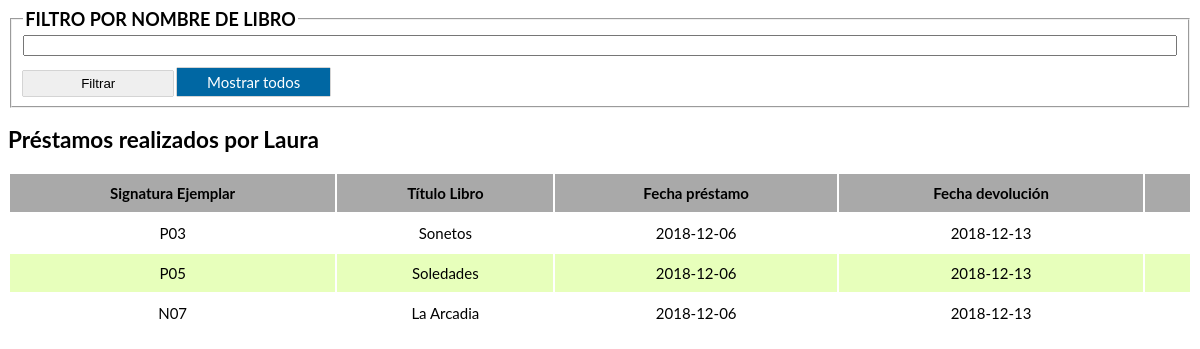
/mostrarPrestamos.php?soc_id=4, run on the app's committed database.
### tables this page shows
CREATE TABLE `Prestamos` (
  `pre_id` int NOT NULL,
  `pre_fecha` date NOT NULL,
  `pre_devolucion` date DEFAULT NULL,
  `pre_socio` int NOT NULL,
  `pre_ejemplar` varchar(15) NOT NULL
);

CREATE TABLE `Libros` (
  `lib_titulo` varchar(50) NOT NULL,
  `lib_genero` varchar(30) NOT NULL,
  `lib_autor` int NOT NULL,
  `lib_isbn` varchar(13) NOT NULL,
  `lib_prestado` int NOT NULL DEFAULT '0',
  `lib_sindevolver` int NOT NULL DEFAULT '0'
);

### Controllers/mostrarPrestamosDispatcher.php (called while the page is built, shortened)
<?php
require_once($_SERVER['DOCUMENT_ROOT'] . '/Ejercicio_1/Controllers/Dispatcher.php');
require_once($_SERVER['DOCUMENT_ROOT'] . '/Ejercicio_1/Models/MySQLConnector.php');
class mostrarPrestamosDispatcher extends Dispatcher
{
    public $idSocio;
    public function __construct($idSocio)
    {
        $this->idSocio = $idSocio;
    }
    public function load($filtrado = '')
    {
        return $this->mySqlConnector->getAllPrestamosBySocioId($this->idSocio, $filtrado);
    }
}

### Controllers/Dispatcher.php (called while the page is built, shortened)
<?php
class Dispatcher
{
    public function __construct()
    {
        $this->mySqlConnector = new MySQLConnector();
    }
}

### Models/MySQLConnector.php (called while the page is built, shortened)
<?php
class MySQLConnector
{
    private $conexion;
    public function __construct()
    {
        $this->conexion             = new mysqli('localhost','super', '123456', 'biblioteca', '3307');
    }
    public function getAllPrestamosBySocioId($idSocio, $filtrado = ''): array
    {
        $filtro = !empty($filtrado) ? ' AND lib_titulo LIKE "%' . $filtrado . '%" ' : '';
        $resultado1 = $this->conexion->query(
            'SELECT soc_nombre AS socio,
                        lib_titulo AS libro,
                        pre_ejemplar AS signatura,
                        pre_id as id,
                        pre_fecha AS prestamo,
                        pre_devolucion AS devolucion
                    FROM prestamos
                    JOIN ejemplares ON pre_ejemplar = eje_signatura
                    JOIN libros ON eje_libro = lib_isbn
                    JOIN socios ON pre_socio = soc_id
                    WHERE pre_socio = ' . $idSocio
                    . $filtro .
                    ' ORDER BY pre_fecha DESC');
        $prestamos = [];
        while($datos = $resultado1->fetch_object())
        {
            $prestamos['socio']                                      = $datos->socio;
            $prestamos['prestamos'][$datos->id]['libro']             = $datos->libro;
            $prestamos['prestamos'][$datos->id]['signatura']         = $datos->signatura;
            $prestamos['prestamos'][$datos->id]['fecha_prestamo']    = $datos->prestamo;
            $prestamos['prestamos'][$datos->id]['fecha_devolucion']  = $datos->devolucion;
        }
        return $prestamos;
    }
}

### mostrarPrestamos.php (the view, shortened to what this page needs)
<?php
require_once($_SERVER['DOCUMENT_ROOT'] . '/Ejercicio_1/Controllers/mostrarPrestamosDispatcher.php');
global $prestamosArray;
if(isset($_REQUEST['soc_id'])) {
    $mostrarDispatcher = new \Controllers\mostrarPrestamosDispatcher($_REQUEST['soc_id']);
    $prestamosArray = $mostrarDispatcher->load();
}
?>
<!DOCTYPE html>
<html lang="es">
<head>
    <link type="text/css" rel="stylesheet" href="./styles.css">
</head>
<body>
<form action="./mostrarPrestamos.php" method="POST">
    <fieldset>
        <legend>Filtro por nombre de libro</legend>
        <input type="text" id="filtro" name="filtro">
        <div class="botones">
            <button type="submit">Filtrar</button>
            <a class="boton" href="./mostrarPrestamos.php?soc_id=<?= $mostrarDispatcher->idSocio ?>">Mostrar todos</a>
        </div>
    </fieldset>
</form>
<?php if(!empty($prestamosArray)) { ?>
<h2>Préstamos realizados por <?= $prestamosArray['socio'] ?></h2>
<?php } ?>
<table>
    <thead>
    <th>Signatura Ejemplar</th>
    <th>Título Libro</th>
    <th>Fecha préstamo</th>
    <th>Fecha devolución</th>
    <th></th>
    </thead>
    <tbody>
    <?php if(!empty($prestamosArray)) {
        foreach($prestamosArray['prestamos'] as $key => $prestamo) { ?>
        <tr>
            <td><?= $prestamo['signatura'] ?></td>
            <td><?= $prestamo['libro'] ?></td>
            <td><?= $prestamo['fecha_prestamo'] ?></td>
            <td><?= $prestamo['fecha_devolucion'] ?? '-' ?></td>
            <td>
        <?php } ?>
            </td>
    <?php } else { ?>
        <td colspan="5"> No se encuentran préstamos para este socio o con el nombre indicado. </td>
    <?php } ?>
        </tr>
    </tbody>
</table>
</body>
</html>

### styles.css (style rules this page uses)
html { font-family:'Lato','sans-serif'; font-size: 15px; }
fieldset { display: flex; flex-direction: column; }
fieldset legend { text-transform: uppercase; font-weight: 700; font-size: 1.2em; }
button , .boton { width: 150px; margin-top: 15px; padding: 5px 30px; border: transparent; box-shadow: 0 0 1px black; }
.boton { text-decoration: none; color: white; background-color: rgb(0, 103, 163); transition: .5s; }
table { text-align: center; width: 100%; }
thead { background-color: darkgray; }
table th { padding: 10px; }
table td { padding: 10px 0; }
tr:nth-child(even) { background-color: rgb(231, 255, 187); }

### data on the page
prestamos: pre_ejemplar "P03", libros.lib_titulo "Sonetos", pre_fecha "2018-12-06", pre_devolucion "2018-12-13"
prestamos: pre_ejemplar "P05", libros.lib_titulo "Soledades", pre_fecha "2018-12-06", pre_devolucion "2018-12-13"
prestamos: pre_ejemplar "N07", libros.lib_titulo "La Arcadia", pre_fecha "2018-12-06", pre_devolucion "2018-12-13"

### other printed values
$prestamosArray['socio'] "Laura"
